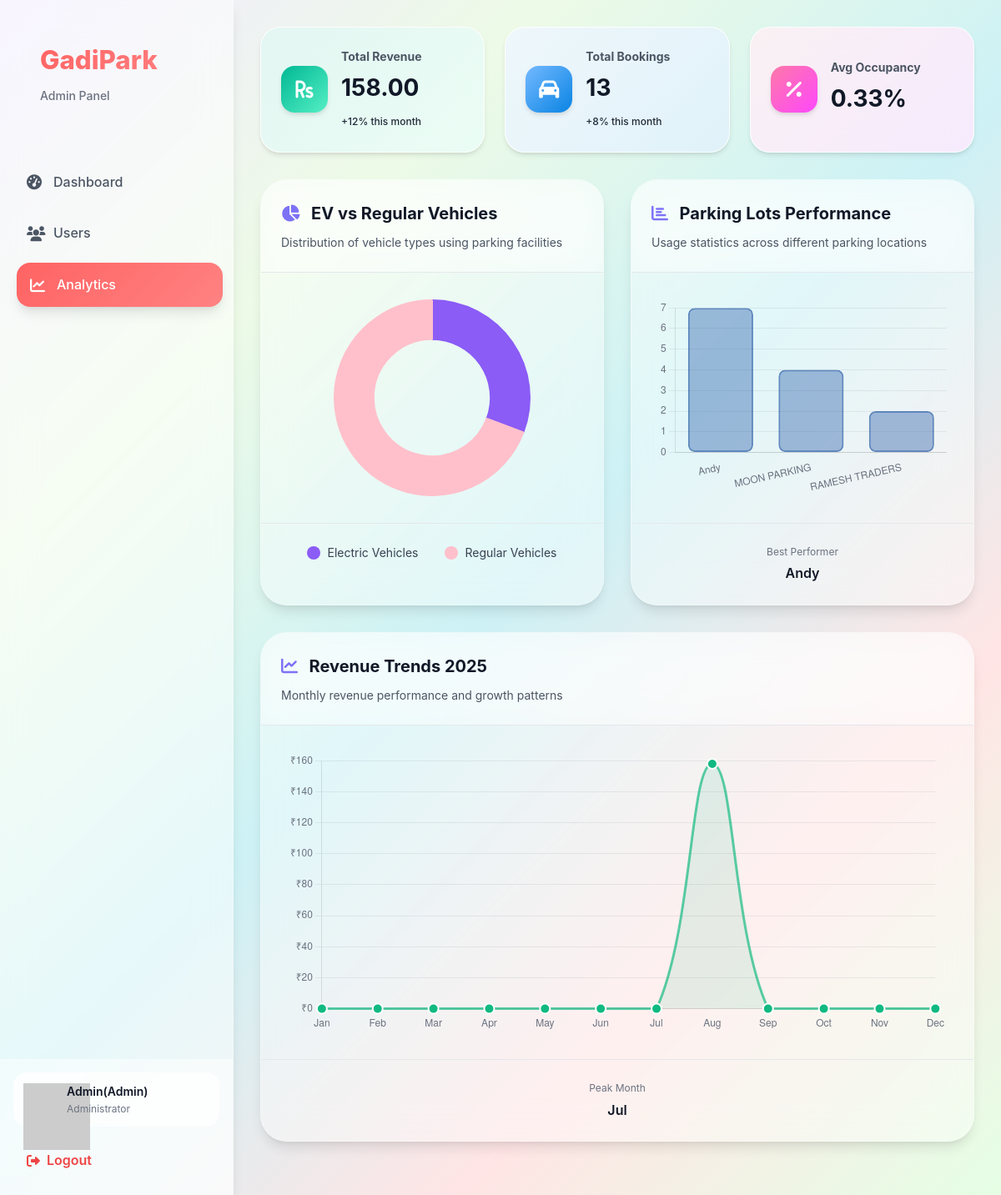
/admin/charts (signed in), run on an earlier commit of the app's database.
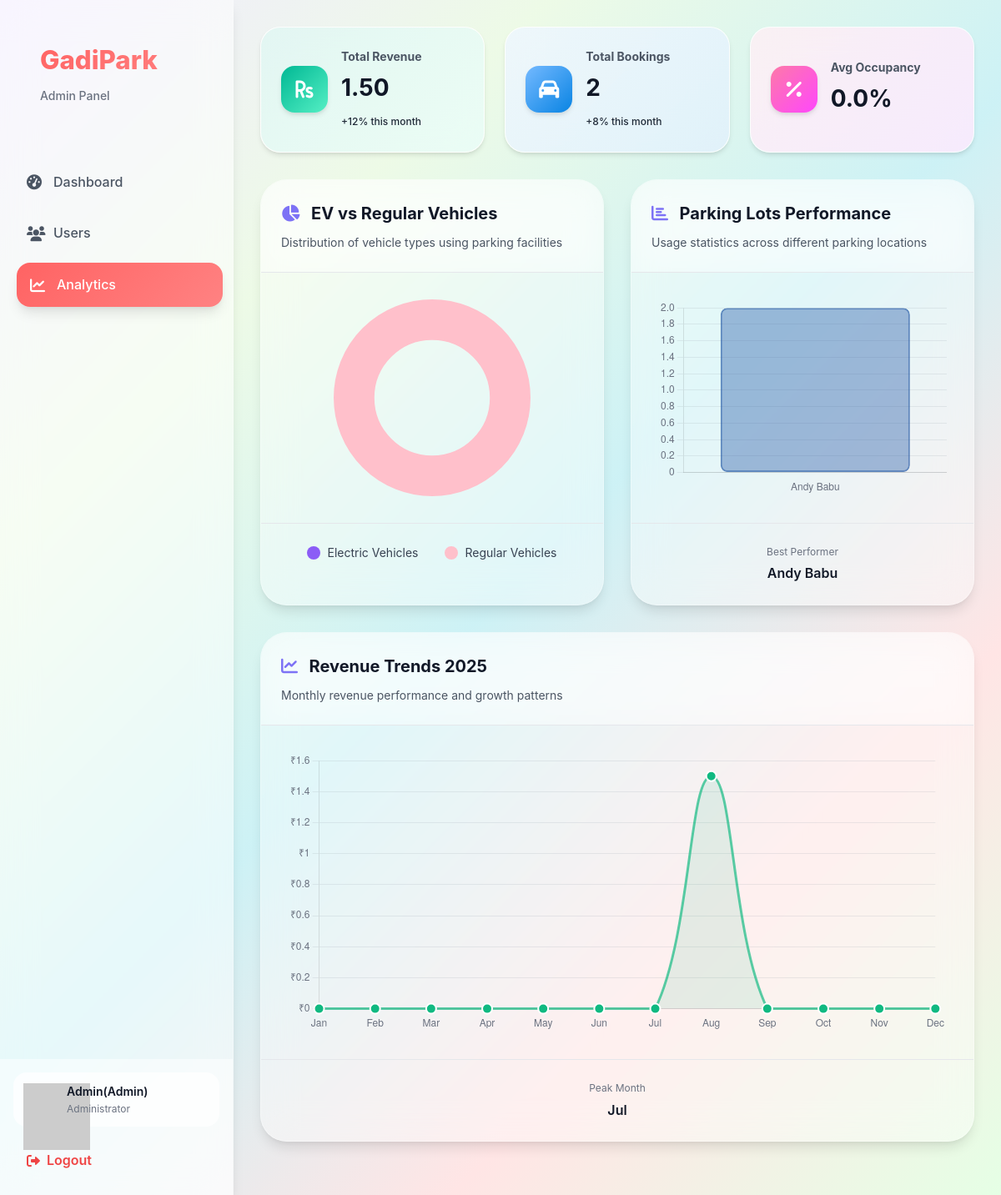
And on a later commit of the database.
### models/parking_lot.py (models this page shows, shortened)
class ParkingLot(db.Model):
    __tablename__ = 'parking_lots'
    id = db.Column(db.Integer, primary_key=True)
    name= db.Column(db.String(80), unique=True, nullable=False)
    address = db.Column(db.String(200), nullable=False)
    pincode = db.Column(db.String(10), nullable=False)
    hourly_rate = db.Column(db.Float, nullable=False)
    total_spots = db.Column(db.Integer, nullable=False)
    occupied_regular_spots = db.Column(db.Integer, default=0)
    occupied_ev_spots = db.Column(db.Integer, default=0)
    ev_spots = db.Column(db.Integer, default=0)
    ev_charging_rate = db.Column(db.Float, nullable=True)
    opening_time = db.Column(db.String(10), nullable=True)
    closing_time = db.Column(db.String(10), nullable=True)
    is_24_hours = db.Column(db.Boolean, default=False)
    description = db.Column(db.String(200), nullable=True)

### routes/admin.py (the view)
@admin_bp.route('/admin/charts')
@login_required
@admin_required
def admin_charts():
    user=User.query.get(session.get('user_id'))
    regular_spots=History.query.filter_by(is_ev_spot=0).count()
    ev_spots=History.query.filter_by(is_ev_spot=1).count()
    history=History.query.all()
    total_revenue=0
    lots_dict={}
    month_dict={}
    for h in history:
        lot=ParkingLot.query.get(h.lot_id)
        lots_dict[lot.name]=lots_dict.get(lot.name,0)+1
        month = h.exit_time.strftime('%m')
        month_dict[month]=month_dict.get(month,0)+h.total_amount_paid
        total_revenue+=h.total_amount_paid
    month_names_chart3_labels= ['Jan', 'Feb', 'Mar', 'Apr', 'May','Jun','Jul', 'Aug', 'Sep', 'Oct', 'Nov', 'Dec']
    revenue=[0]*12
    month_num=list(month_dict.keys())
    total_revenue_lst=list(month_dict.values())
    for i in range(len(month_num)):
        revenue[int(month_num[i])]=total_revenue_lst[i]
    chart3_data=revenue
    lot_names_chart2_labels=list(lots_dict.keys())
    chart2_data=list(lots_dict.values())
    best_lot = lot_names_chart2_labels[chart2_data.index(max(chart2_data))] if chart2_data else 'NA'
    peak_month=month_names_chart3_labels[int(month_num[total_revenue_lst.index(max(total_revenue_lst))])-1] if total_revenue_lst else 'NA'
    chart1_labels=['Regular Vehicles','Ev Vehicles']
    chart1_data=[regular_spots,ev_spots]
    def avg_occup():
        total_spots=0
        total_occupied_spots=0
        lots=ParkingLot.query.all()
        for l in lots:
            total_spots+=l.total_spots+l.ev_spots
            total_occupied_spots+=l.occupied_regular_spots+l.occupied_ev_spots
        print(total_spots)
        print(total_occupied_spots)
        if total_spots == 0:
            return 0
        return round((total_occupied_spots/total_spots)*100,2)
    avg_occupancy=avg_occup()
    return render_template('admin_charts.html',chart1_labels=chart1_labels,chart1_data=chart1_data,lot_names_chart2_labels=lot_names_chart2_labels,chart2_data=chart2_data,month_names_chart3_labels=month_names_chart3_labels,chart3_data=chart3_data,user=user,best_lot=best_lot,peak_month=peak_month,total_revenue=total_revenue,history=history,avg_occupancy=avg_occupancy)

### Templates/admin_charts.html (shortened to what this page needs)
{% extends "base.html" %}
{% block style %}
<link rel="stylesheet" href="{{url_for('static',filename='css/base.css')}}">
<link rel="stylesheet" href="{{url_for('static',filename='css/admin_charts.css')}}">
<link rel="stylesheet" href="https://cdnjs.cloudflare.com/ajax/libs/font-awesome/6.0.0/css/all.min.css">
{% endblock %}
{% block content %}
{% include 'admin_sidebar.html' %}
<div class="analytics-container">
    <div class="grid-section">
        <div class="grid-card success">
            <div class="grid-icon">
                <i class="fas fa-rupee-sign"></i>
            </div>
            <div class="metric-content">
                <h3>Total Revenue</h3>
                <span class="metric-value">{{ "%.2f"|format(total_revenue) }}</span>
                <span class="metric-trend positive">+12% this month</span>
            </div>
        </div>
        <div class="grid-card primary">
            <div class="grid-icon ">
                <i class="fas fa-car"></i>
            </div>
            <div class="metric-content">
                <h3>Total Bookings</h3>
                <span class="metric-value">{{history|length}}</span>
                <span class="metric-trend positive">+8% this month</span>
            </div>
        </div>
        <div class="grid-card electric">
            <div class="grid-icon">
                <i class="fas fa-percentage"></i>
            </div>
            <div class="metric-content">
                <h3>Avg Occupancy</h3>
                <span class="metric-value">{{avg_occupancy}}%</span>
            </div>
        </div>
    </div>
    <div class="charts-grid">
        <div class="chart-card bg ">
            <div class="chart-header ">
                <h2><i  class="fas fa-chart-pie "></i> EV vs Regular Vehicles</h2>
                <p>Distribution of vehicle types using parking facilities</p>
            </div>
            <div class="chart-container">
                <canvas id="chart1"></canvas>
            </div>
            <div class="chart-footer">
                <div class="chart-legend">
                    <div class="legend-item">
                        <span class="legend-color ev"></span>
                        <span>Electric Vehicles</span>
                    </div>
                    <div class="legend-item">
                        <span class="legend-color regular"></span>
                        <span>Regular Vehicles</span>
                    </div>
                </div>
            </div>
        </div>
        <div class="chart-card bg">
            <div class="chart-header">
                <h2><i class="fas fa-chart-bar"></i> Parking Lots Performance</h2>
                <p>Usage statistics across different parking locations</p>
            </div>
            <div class="chart-container">
                <canvas id="chart2"></canvas>
            </div>
            <div class="chart-footer">
                <div class="chart-stats">
                    <div class="stat-item">
                        <span class="stat-label">Best Performer</span>
                        <span class="stat-value">{{best_lot}}</span>
                    </div>
                </div>
            </div>
        </div>
        <div class="chart-card full-width bg">
            <div class="chart-header">
                <h2><i class="fas fa-chart-line"></i> Revenue Trends 2025</h2>
                <p>Monthly revenue performance and growth patterns</p>
            </div>
            <div class="chart-container">
                <canvas id="chart3"></canvas>
            </div>
            <div class="chart-footer">
                <div class="chart-stats">
                    <div class="stat-item">
                        <span class="stat-label">Peak Month</span>
                        <span class="stat-value">{{peak_month}}</span>
                    </div>
                </div>
            </div>
        </div>
    </div>
</div>
{% endblock %}

What changed in the data, as far as the page shows it:
changed ParkingLot: name "Andy" → "Andy Babu"
Also different on the page:
{{ "%.2f"|format(total_revenue) }}: "158.00" → "1.50"
{{ history|length }}: "13" → "2"
{{ avg_occupancy }}: "0.33" → "0.0"
chart data {{ chart1_data|tojson }}: [4, 9] → [0, 2]
chart data {{ lot_names_chart2_labels|tojson }}: ["Andy", "MOON PARKING", "RAMESH TRADERS"] → ["Andy Babu"]
chart data {{ chart2_data|tojson }}: [7, 4, 2] → [2]
chart data {{ chart3_data|tojson }}: [0, 0, 0, 0, 0, 0, 0, 158.0, 0, 0, 0, 0] → [0, 0, 0, 0, 0, 0, 0, 1.5, 0, 0, 0, 0]
